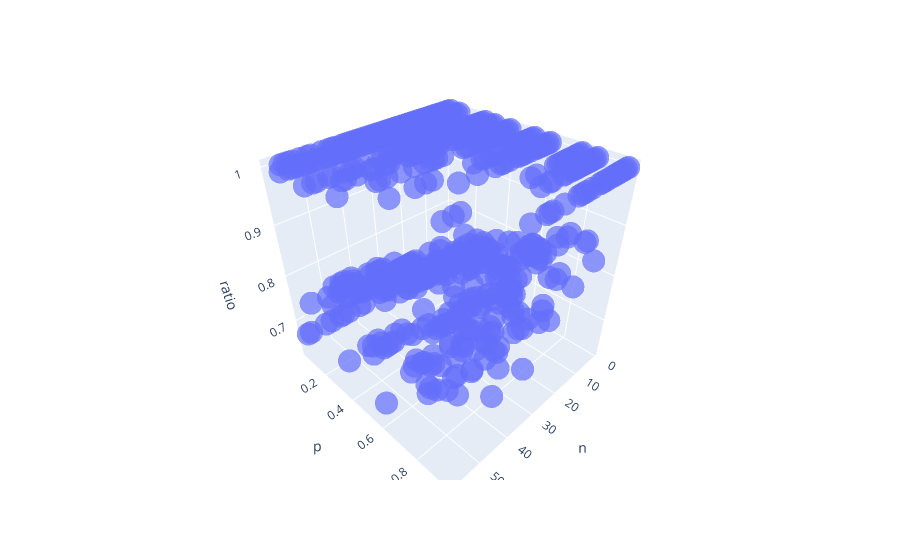

The notebook cell this image was saved under:
### Code cell
check()

### Figure 1 — Plotly figure (JSON) as saved in the notebook; plotly's stock layout.template omitted (floating-point values rounded to 4 significant figures; data arrays with more than 128 entries replaced by an {"elided": "..."} marker saying what was removed)
{"data": [{"hovertemplate": "n=%{x}<br>p=%{y}<br>ratio=%{z}<extra></extra>", "legendgroup": "", "marker": {"color": "#636efa", "opacity": 0.7, "symbol": "circle"}, "mode": "markers", "name": "", "scene": "scene", "showlegend": false, "type": "scatter3d", "x": {"elided": "580 int values"}, "y": {"elided": "580 float values"}, "z": {"elided": "580 float values"}}], "layout": {"legend": {"tracegroupgap": 0}, "margin": {"t": 60}, "scene": {"domain": {"x": [0, 1], "y": [0, 1]}, "xaxis": {"title": {"text": "n"}}, "yaxis": {"title": {"text": "p"}}, "zaxis": {"title": {"text": "ratio"}}}}}
